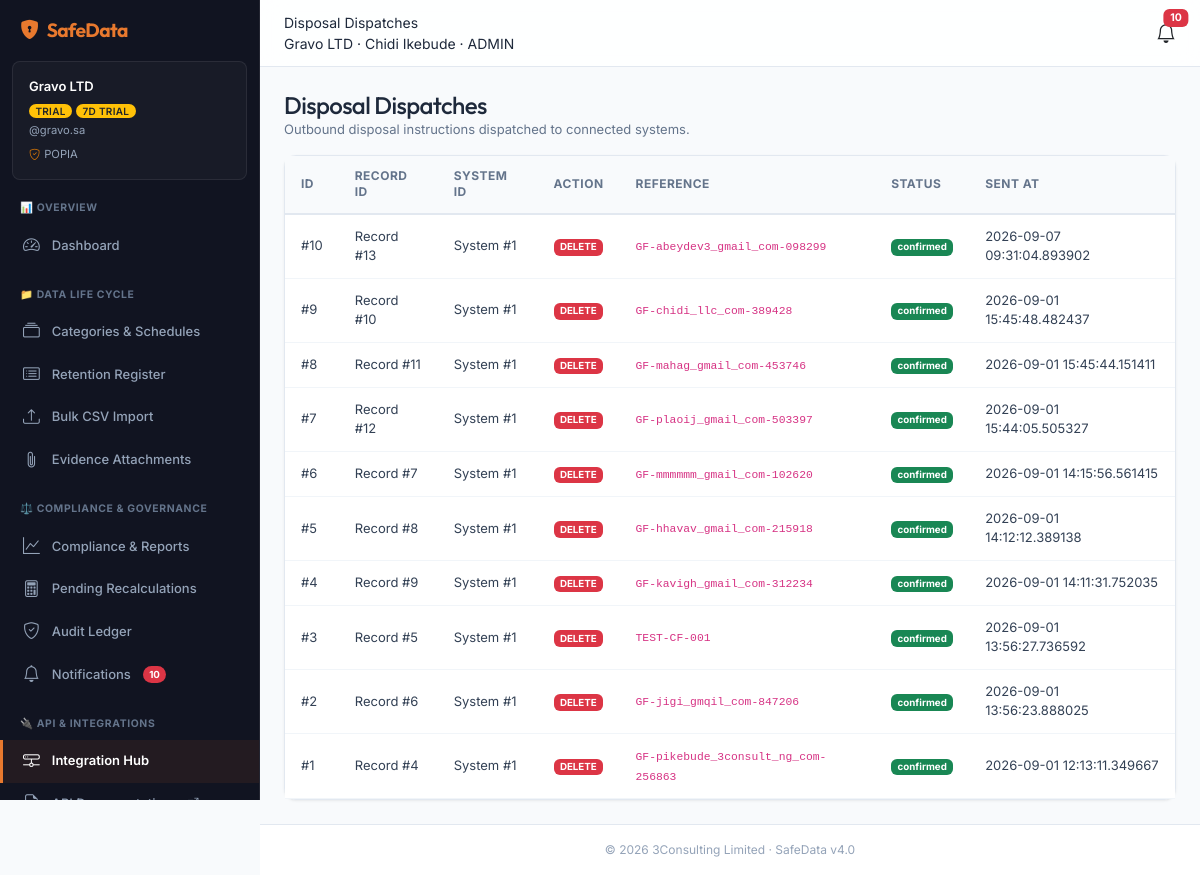
The page /integrations/dispatch (signed in) on the database its author committed.
### app/models.py (models this page shows)
class DisposalDispatch(Base):
    __tablename__ = "disposal_dispatches"
    id = Column(Integer, primary_key=True, autoincrement=True)
    organization_id = Column(Integer, ForeignKey("organizations.id", ondelete="CASCADE"), default=1, nullable=False)
    record_id = Column(Integer, ForeignKey("data_records.id"), nullable=False)
    system_id = Column(Integer, ForeignKey("connected_systems.id"), nullable=False)
    dispatch_type = Column(Enum("delete", "anonymise", "archive"), nullable=False)
    external_ref = Column(String(255), nullable=True)
    endpoint_url = Column(String(500), nullable=True)
    payload = Column(JSON, nullable=True)
    status = Column(Enum("pending", "sent", "confirmed", "failed"), default="pending", nullable=False)
    response_code = Column(Integer, nullable=True)
    response_body = Column(Text, nullable=True)
    attempts = Column(Integer, default=0, nullable=False)
    sent_at = Column(DateTime, nullable=True)
    confirmed_at = Column(DateTime, nullable=True)
    created_at = Column(DateTime, default=func.now(), nullable=False)

### app/routes/integrations_routes.py (the view)
@router.get("/integrations/dispatch", response_class=HTMLResponse)
def view_disposal_dispatch(request: Request, status: str = "", db: Session = Depends(get_db)):
    session = get_session(request)
    if not session or session.get("role") != "admin":
        return RedirectResponse(url="/login", status_code=303)
    org_id = session["org_id"]
    labels = get_country_regulation_labels(session.get("country", "OTHER"))
    q = db.query(DisposalDispatch).filter(DisposalDispatch.organization_id == org_id)
    if status:
        q = q.filter(DisposalDispatch.status == status)
    items = q.order_by(DisposalDispatch.id.desc()).limit(100).all()
    return templates.TemplateResponse(request=request, name="integrations_dispatch.html", context=_ctx(session, labels, {
        "page_title": "Disposal Dispatches",
        "active_nav": "integrations",
        "items": items,
        "filter_status": status
    }))

### app/templates/integrations_dispatch.html
{% extends "layout.html" %}
{% block content %}
<div class="d-flex justify-content-between align-items-center mb-3">
  <div>
    <h1 class="h4 mb-0">Disposal Dispatches</h1>
    <p class="text-muted small mb-0">Outbound disposal instructions dispatched to connected systems.</p>
  </div>
</div>
<div class="card shadow-sm">
  <div class="card-body p-0">
    {% if not items %}
      <div class="p-4 text-center text-muted">
        <i class="bi bi-send fs-2 d-block mb-2"></i>
        No outbound disposal dispatches recorded yet.
      </div>
    {% else %}
      <div class="table-responsive">
        <table class="table table-hover align-middle mb-0">
          <thead class="table-light">
            <tr>
              <th>ID</th>
              <th>Record ID</th>
              <th>System ID</th>
              <th>Action</th>
              <th>Reference</th>
              <th>Status</th>
              <th>Sent At</th>
            </tr>
          </thead>
          <tbody>
            {% for d in items %}
              <tr>
                <td>#{{ d.id }}</td>
                <td>Record #{{ d.record_id }}</td>
                <td>System #{{ d.system_id }}</td>
                <td><span class="badge bg-danger text-uppercase">{{ d.dispatch_type }}</span></td>
                <td><code>{{ d.external_ref or '—' }}</code></td>
                <td>
                  {% if d.status == 'confirmed' or d.status == 'sent' %}
                    <span class="badge bg-success">{{ d.status }}</span>
                  {% elif d.status == 'pending' %}
                    <span class="badge bg-warning text-dark">Pending</span>
                  {% else %}
                    <span class="badge bg-danger">{{ d.status }}</span>
                  {% endif %}
                </td>
                <td><small>{{ d.sent_at or '—' }}</small></td>
              </tr>
            {% endfor %}
          </tbody>
        </table>
      </div>
    {% endif %}
  </div>
</div>
{% endblock %}

### rows shown on the page
DisposalDispatch: id "10", record_id "13", system_id "1", dispatch_type "DELETE", external_ref "GF-abeydev3_gmail_com-098299", status "confirmed", sent_at "2026-09-07 09:31:04.893902"
DisposalDispatch: id "9", record_id "10", system_id "1", dispatch_type "DELETE", external_ref "GF-chidi_llc_com-389428", status "confirmed", sent_at "2026-09-01 15:45:48.482437"
DisposalDispatch: id "8", record_id "11", system_id "1", dispatch_type "DELETE", external_ref "GF-mahag_gmail_com-453746", status "confirmed", sent_at "2026-09-01 15:45:44.151411"
DisposalDispatch: id "7", record_id "12", system_id "1", dispatch_type "DELETE", external_ref "GF-plaoij_gmail_com-503397", status "confirmed", sent_at "2026-09-01 15:44:05.505327"
DisposalDispatch: id "6", record_id "7", system_id "1", dispatch_type "DELETE", external_ref "GF-mmmmmm_gmail_com-102620", status "confirmed", sent_at "2026-09-01 14:15:56.561415"
DisposalDispatch: id "5", record_id "8", system_id "1", dispatch_type "DELETE", external_ref "GF-hhavav_gmail_com-215918", status "confirmed", sent_at "2026-09-01 14:12:12.389138"
DisposalDispatch: id "4", record_id "9", system_id "1", dispatch_type "DELETE", external_ref "GF-kavigh_gmail_com-312234", status "confirmed", sent_at "2026-09-01 14:11:31.752035"
DisposalDispatch: id "3", record_id "5", system_id "1", dispatch_type "DELETE", external_ref "TEST-CF-001", status "confirmed", sent_at "2026-09-01 13:56:27.736592"
DisposalDispatch: id "2", record_id "6", system_id "1", dispatch_type "DELETE", external_ref "GF-jigi_gmqil_com-847206", status "confirmed", sent_at "2026-09-01 13:56:23.888025"
DisposalDispatch: id "1", record_id "4", system_id "1", dispatch_type "DELETE", external_ref "GF-pikebude_3consult_ng_com-256863", status "confirmed", sent_at "2026-09-01 12:13:11.349667"

### other values the page prints
{{ wl_name or 'SafeData' }} "SafeData"
{{ org_name }} "Gravo LTD"
{{ org_status | upper }} "TRIAL"
{{ trial_days }} "7"
{{ org_domain }} "gravo.sa"
{{ law_label }} "POPIA"
{{ unread_notifications_count }} "10"
{{ page_title }} "Disposal Dispatches"
{{ user_name }} "Chidi Ikebude"
{{ user_role | upper }} "ADMIN"
{{ wl_footer or '3Consulting Limited' }} "3Consulting Limited"
